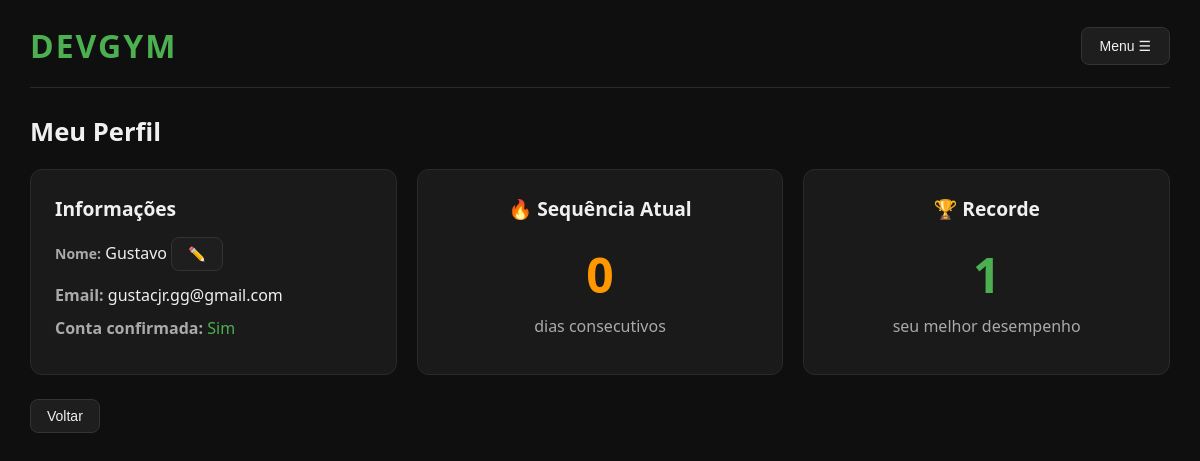
The page /perfil (signed in) on the database its author committed.
### Projeto academia/app.py (models this page shows)
class Usuario(db.Model):
    id = db.Column(db.Integer, primary_key=True)
    nome = db.Column(db.String(100), nullable=False)
    senha = db.Column(db.String(100), nullable=False)
    email = db.Column(db.String(100), nullable=False)
    confirmado = db.Column(db.Boolean, default=False)

### Projeto academia/app.py (the view)
@app.route('/perfil')
def perfil():
    if 'usuario_id' not in session:
        return redirect('/login')
    usuario = Usuario.query.get_or_404(session['usuario_id'])
    treinos_inativos = Treino.query.filter_by(
        usuario_id=usuario.id,
        ativo=False
    ).order_by(Treino.data_criacao.desc()).all()
    streak = calcular_streak(usuario.id)
    streak_max = calcular_streak_max(usuario.id)
    return render_template('perfil.html',usuario=usuario,treinos_inativos=treinos_inativos, streak=streak, streak_max=streak_max)

### Projeto academia/app.py (called while the page is built, shortened)
def calcular_streak(usuario_id):
    from datetime import date, timedelta
    sessoes = SessaoTreino.query.filter_by(usuario_id=usuario_id).order_by(SessaoTreino.data.desc()).all()
    datas = list(set(s.data for s in sessoes))
    datas.sort(reverse=True)
    if not datas:
        return 0
    hoje = date.today()
    if datas[0] == hoje:
        inicio = hoje
    else:
        inicio = hoje - timedelta(days=1)
    streak = 0
    for i, data in enumerate(datas):
        esperado = hoje - timedelta(days=i)
        if data == esperado:
            streak += 1
        else:
            break
    return streak

def calcular_streak_max(usuario_id):
    from datetime import timedelta
    sessoes = SessaoTreino.query.filter_by(usuario_id=usuario_id)\
        .order_by(SessaoTreino.data.asc()).all()
    datas = list(set(s.data for s in sessoes))
    datas.sort()
    if not datas:
        return 0
    max_streak = 1
    streak_atual = 1
    return max_streak

### Projeto academia/templates/perfil.html (shortened to what this page needs)
{% extends 'base.html' %}
{% block content %}
<h2>Meu Perfil</h2>
<div class="perfil-grid">
    <div class="perfil-card">
        <h3>Informações</h3>
        <strong style="color: #aaa; font-size: 14px;">Nome:</strong>
        <form action="/perfil/editar-nome" method="post" style="display:inline;">
            <span id="nome-texto" style="color: #f0f0f0;">{{ usuario.nome }}</span>
            <button type="button" id="btn-editar" onclick="editarNome()">✏️</button>
        </form>
        <p style="margin-top: 12px;"><strong style="color: #aaa;">Email:</strong> <span style="color: #f0f0f0;">{{ usuario.email }}</span></p>
        <p><strong style="color: #aaa;">Conta confirmada:</strong> <span style="color: {% if usuario.confirmado %}#4CAF50{% else %}#e57373{% endif %};">{{ 'Sim' if usuario.confirmado else 'Não' }}</span></p>
    </div>
    <div class="perfil-card" style="text-align: center;">
        <h3>🔥 Sequência Atual</h3>
        <h1 style="color: #FF9800; font-size: 3rem;">{{ streak }}</h1>
        <p>{{ 'dia consecutivo' if streak == 1 else 'dias consecutivos' }}</p>
    </div>
    <div class="perfil-card" style="text-align: center;">
        <h3>🏆 Recorde</h3>
        <h1 style="color: #4CAF50; font-size: 3rem;">{{ streak_max }}</h1>
        <p>seu melhor desempenho</p>
    </div>
</div>
<div style="margin-top: 24px;">
    <a href="/"><button>Voltar</button></a>
</div>
{% endblock %}

### Projeto academia/static/style.css (style rules this page uses)
* { margin: 0; padding: 0; box-sizing: border-box; }
body { background-color: #0f0f0f; color: #f0f0f0; font-family: 'Segoe UI', sans-serif; font-size: 16px; line-height: 1.6; padding: 20px 30px; }
h1, h2, h3, h4 { color: #f0f0f0; font-weight: 600; }
h1 { font-size: 2.5rem; }
h2 { font-size: 1.6rem; margin-bottom: 16px; }
h3 { font-size: 1.2rem; margin-bottom: 12px; }
p { color: #aaa; margin-bottom: 8px; }
a { color: #4CAF50; text-decoration: none; }
button { background-color: #1e1e1e; color: #f0f0f0; border: 1px solid #333; padding: 8px 16px; border-radius: 8px; cursor: pointer; font-size: 14px; transition: background 0.2s, border-color 0.2s; }
form { display: flex; flex-direction: column; gap: 8px; }
.perfil-grid { display: flex; gap: 20px; flex-wrap: wrap; }
.perfil-card { background: #1a1a1a; border: 1px solid #2a2a2a; border-radius: 12px; padding: 24px; min-width: 260px; flex: 1; }

### rows shown on the page
Usuario: nome "Gustavo", email "gustacjr.gg@gmail.com", confirmado "Sim"

### other values the page prints
{{ streak }} "0"
{{ 'dia consecutivo' if streak == 1 else 'dias consecutivos' }} "dias consecutivos"
{{ streak_max }} "1"
